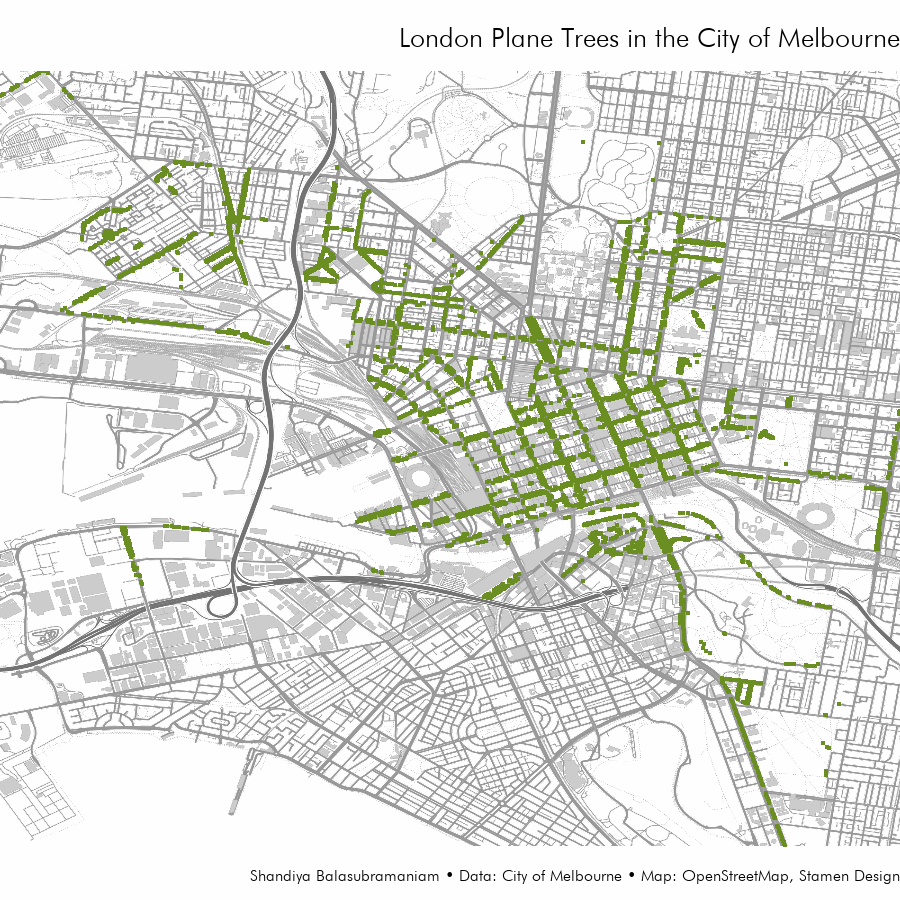

Source code (R):

# 30DayMapChallenge Day 1: Points - London Plane Trees in the City of Melbourne
# Shandiya Balasubramaniam
# 1 November 2021

library(dplyr)
library(readr)
library(ggplot2)
library(ggmap)
library(janitor)
library(here)
library(showtext)

font_add(family = "futura", regular = "futura light bt_1.ttf") 
showtext_auto()

# data from City of Melbourne
# https://data.melbourne.vic.gov.au/Environment/Trees-with-species-and-dimensions-Urban-Forest-/fp38-wiyy
trees <- read_csv(here("data", "Trees__with_species_and_dimensions__Urban_Forest_.csv"))

lp <- trees %>% 
  clean_names() %>% 
  filter(common_name == "London Plane") %>% 
  select(latitude, longitude, year_planted)

# bounding box
left <- min(lp$longitude)
bottom <- min(lp$latitude)
right <- max(lp$longitude)
top <- max(lp$latitude)
bbox <- c(left, bottom, right, top)

# labels
title = "London Plane Trees in the City of Melbourne"
caption = "Shandiya Balasubramaniam • Data: City of Melbourne • Map: OpenStreetMap, Stamen Design"

# map!
ggmap(get_stamenmap(bbox, maptype = "terrain-lines", zoom = 15)) +
  geom_point(data = lp, 
             aes(x = longitude, y = latitude), 
             size = 0.1, 
             colour = "olivedrab") +
  coord_equal() +
  labs(title = title, caption = caption) +
  theme_void() +
  theme(text = element_text(family = "futura"),
        plot.title = element_text(hjust = 1, size = 20), 
        plot.caption = element_text(hjust = 1, size = 12)) 

ggsave(here("submissions", "01_points.png"), width = 3, height = 3, units = "in")


  
